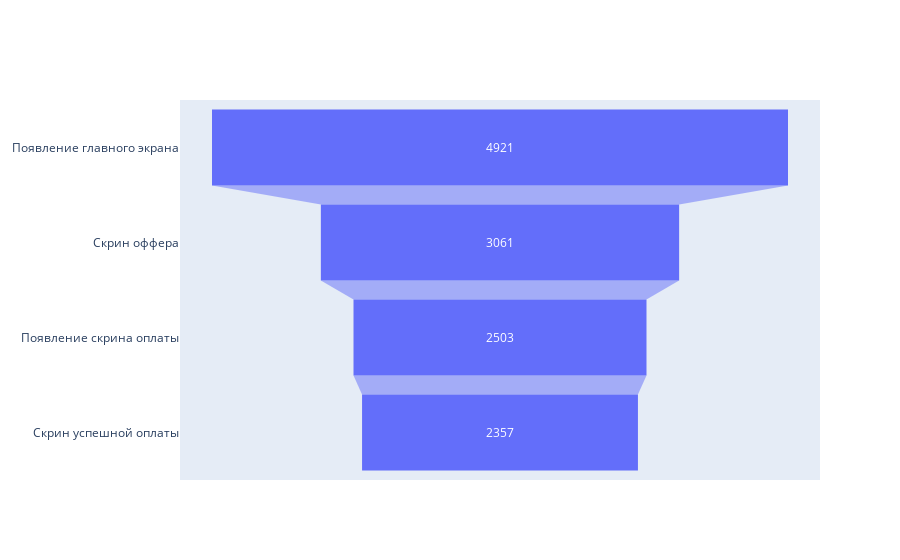

This figure's notebook cell:
### Markdown cell above
Исходя из анализа данных доли пользователей, первоначально увидевших заглавный экран, доля из экспериментальной группы с новым шрифтом на 0,3 процентных пункта ниже, нежели из групп со старыми шрифтами. И эта разница статистически значима. Однако рассмотрим воронки: с новыми и старыми шрифтами:

### Code cell
funn = df[df['font_new'] ==  False].groupby('event_name')['user_id'].nunique() #срез по полю "font_new" с значением False - старый шрифт
funn = funn[funn.index != 'Tutorial'].reset_index().sort_values(by = 'user_id', ascending = False)
plt.figure(figsize = (4,2))
fig = go.Figure(
    go.Funnel(
        y=['Появление главного экрана','Скрин оффера','Появление скрина оплаты','Скрин успешной оплаты'],
        x=funn['user_id']))

fig.show()

### Figure 1 — Plotly figure (JSON) as saved in the notebook; plotly's stock layout.template omitted (floating-point values rounded to 4 significant figures)
{"data": [{"type": "funnel", "x": [4921, 3061, 2503, 2357], "y": ["Появление главного экрана", "Скрин оффера", "Появление скрина оплаты", "Скрин успешной оплаты"]}], "layout": {}}
